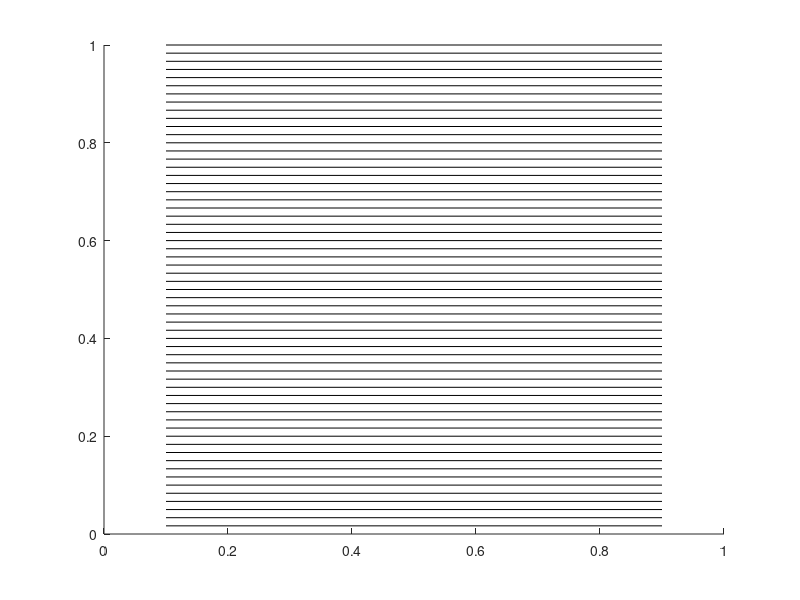
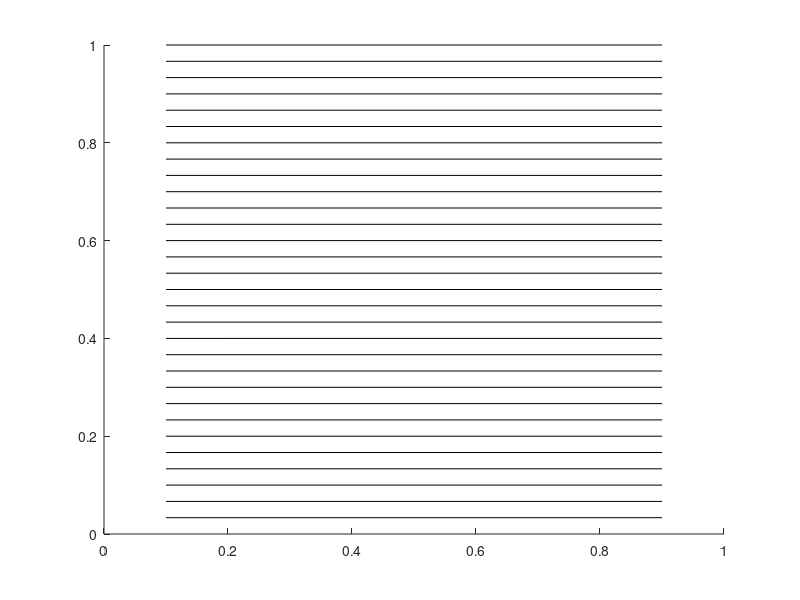
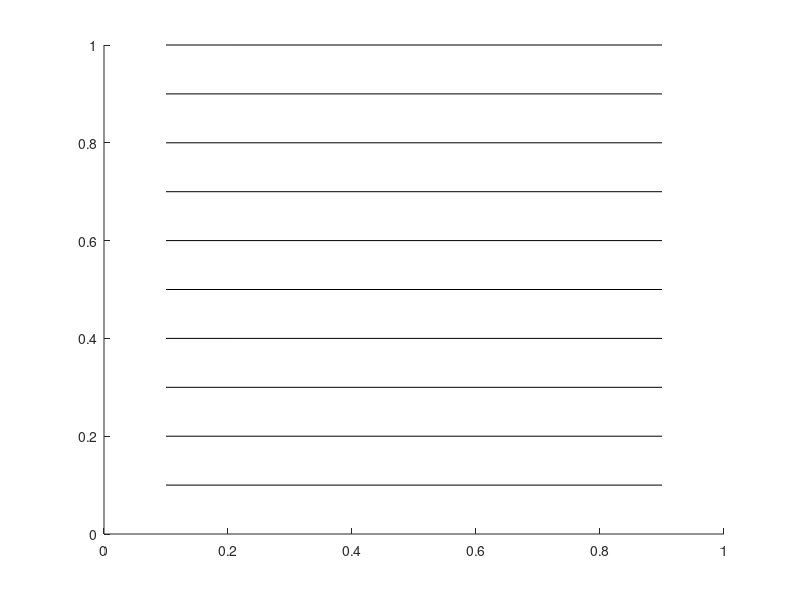
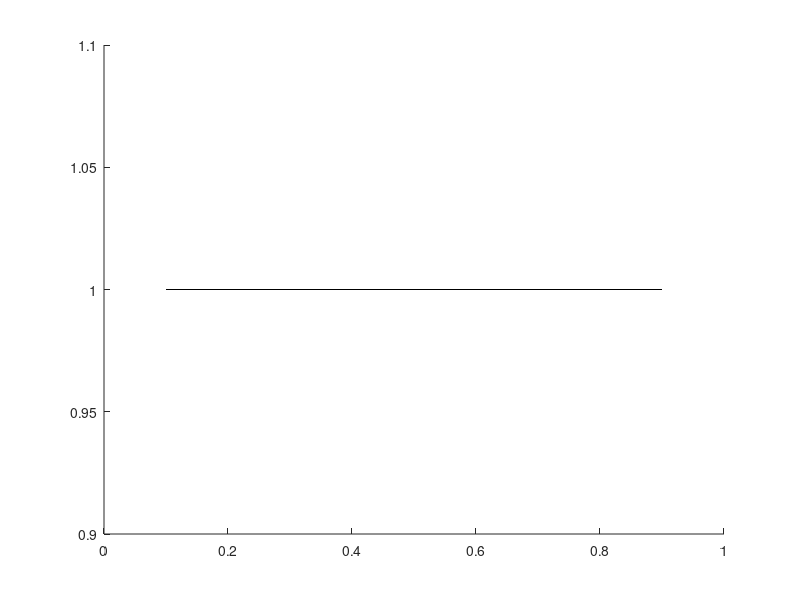

MATLAB code for these plots, in order:
clear
%btcs
%bc and ic

ub = @(x) sin(pi*x) - sin(3*pi*x);
uleft  = @(t) 0;
uright = @(t) 0;

%Different K denominator values
kInt = [600 300 100 10];
%exact sol
u = @(x,t) exp(-pi*pi*t).*sin(pi*x) - exp(-9*pi*pi*t)*sin(3*pi*x);

for kI = 1 : 4
%parameters (r=k/h^2)
M = 10;
h = 1/M;
k = 1/(kInt(kI));
r = k/(h^2);
x = 0:h:1;
xi = x(2:end-1);
t = 0:k:1;

%setup matrices
D = (2*diag(ones(M-1,1)) - diag(ones(M-2,1),1) - diag(ones(M-2,1),-1));
I = eye(M-1);

A = I + r * D;
%U0
uin = ub(xi); 
u0 = uin';
usol = zeros(length(xi),length(t));
uex  = zeros(length(xi),length(t));
uex(:,1) = u0;
usol(:,1) = u0;
figure; hold on;
for ii = 2 : length(t)    
    u1 = A \ u0;
    u0 = u1;
    usol(:,ii) = u1;    
    uex(:,ii) = u(xi,t(ii));
    if mod(ii,M) == 1
        plot3(xi,t(ii)*ones(M-1,1),u1,'k');
    end
end
fprintf('Error=%d\n',max(abs(usol(:,end)-uex(:,end))))
hold off;
end
